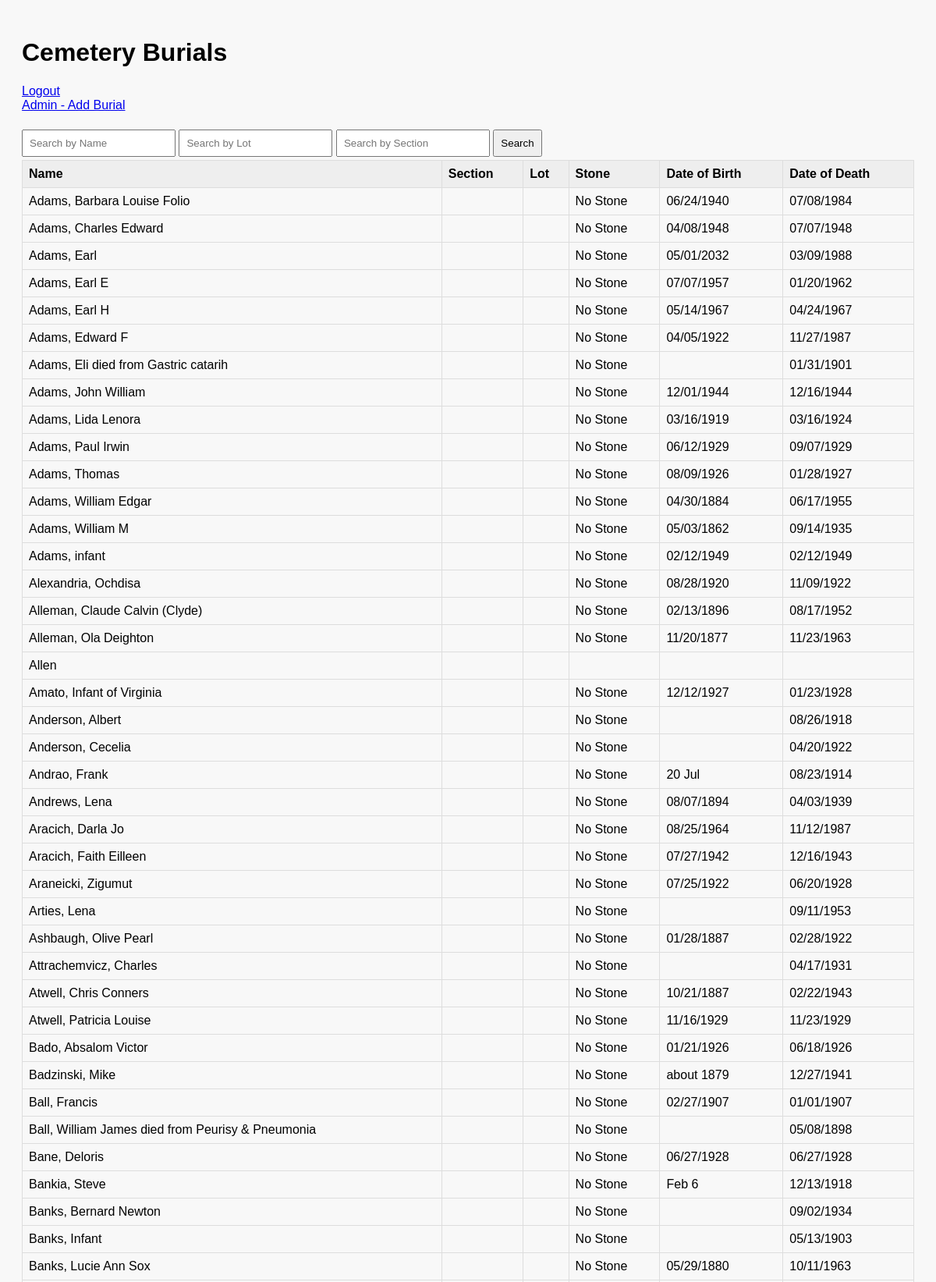
The page / (signed in, upper part) on the database its author committed.
### tables this page shows
CREATE TABLE burials (
        id INTEGER PRIMARY KEY AUTOINCREMENT,
        section TEXT,
        lot TEXT,
        name TEXT,
        dob TEXT,
        dod TEXT,
        stone TEXT,
        notes TEXT,
        direction TEXT
    );

### app.py (the view)
@app.route('/', methods=['GET', 'POST'])
def index():
    if 'logged_in' not in session:
        return redirect(url_for('login'))
    conn = get_db_connection()
    burials = []
    search_name = request.form.get('search_name', '').strip()
    search_section = request.form.get('search_section', '').strip()
    search_lot = request.form.get('search_lot', '').strip()
    query = "SELECT * FROM burials WHERE 1=1"
    params = []
    if search_name:
        query += " AND LOWER(name) LIKE LOWER(?)"
        params.append(f'%{search_name}%')
    if search_section:
        query += " AND LOWER(section) = LOWER(?)"
        params.append(search_section)
    if search_lot:
        query += " AND LOWER(lot) = LOWER(?)"
        params.append(search_lot)
    if request.method == 'POST':
        burials = conn.execute(query, params).fetchall()
    else:
        burials = conn.execute('SELECT * FROM burials LIMIT 100').fetchall()
    conn.close()
    return render_template('index.html', burials=burials, search_name=search_name, search_section=search_section, search_lot=search_lot)

### app.py (called while the page is built)
def get_db_connection():
    conn = sqlite3.connect(DATABASE)
    conn.row_factory = sqlite3.Row
    return conn

### templates/index.html (shortened to what this page needs)
<!doctype html>
<html lang="en">
<head>
    <link rel="stylesheet" href="{{ url_for('static', filename='style.css') }}">
</head>
<body>
    <h1>Cemetery Burials</h1>
    <a href="{{ url_for('logout') }}">Logout</a><br>
    <a href="{{ url_for('admin') }}">Admin - Add Burial</a><br><br>
    <form method="POST">
        <input type="text" name="search_name" placeholder="Search by Name" value="{{ search_name }}">
        <input type="text" name="search_lot" placeholder="Search by Lot" value="{{ search_lot }}">
        <input type="text" name="search_section" placeholder="Search by Section" value="{{ search_section }}">
        <button type="submit">Search</button>
    </form>
    <table>
        <tr>
            <th>Name</th>
            <th>Section</th>
            <th>Lot</th>
            <th>Stone</th>
            <th>Date of Birth</th>
            <th>Date of Death</th>
        </tr>
        {% for burial in burials %}
        <tr>
            <td>{{ burial['name'] }}</td>
            <td>{{ burial['section'] }}</td>
            <td>{{ burial['lot'] }}</td>
            <td>{{ burial['stone'] }}</td>
            <td>{{ burial['dob'] }}</td>
            <td>{{ burial['dod'] }}</td>
        </tr>
        {% endfor %}
    </table>
</body>
</html>

### static/style.css (style rules this page uses)
body { font-family: Arial, sans-serif; padding: 20px; background: #f8f8f8; }
table { width: 100%; border-collapse: collapse; }
table, th, td { border: 1px solid #ddd; }
th, td { padding: 8px; text-align: left; }
th { background-color: #eee; }
input[type=text], input[type=password], button { padding: 8px; margin: 4px 0; }

### rows shown on the page
burials: name "Adams, Barbara Louise Folio", stone "No Stone", dob "06/24/1940", dod "07/08/1984"
burials: name "Adams, Charles Edward", stone "No Stone", dob "04/08/1948", dod "07/07/1948"
burials: name "Adams, Earl", stone "No Stone", dob "05/01/2032", dod "03/09/1988"
burials: name "Adams, Earl E", stone "No Stone", dob "07/07/1957", dod "01/20/1962"
burials: name "Adams, Earl H", stone "No Stone", dob "05/14/1967", dod "04/24/1967"
burials: name "Adams, Edward F", stone "No Stone", dob "04/05/1922", dod "11/27/1987"
burials: name "Adams, Eli died from Gastric catarih", stone "No Stone", dod "01/31/1901"
burials: name "Adams, John William", stone "No Stone", dob "12/01/1944", dod "12/16/1944"
burials: name "Adams, Lida Lenora", stone "No Stone", dob "03/16/1919", dod "03/16/1924"
burials: name "Adams, Paul Irwin", stone "No Stone", dob "06/12/1929", dod "09/07/1929"
burials: name "Adams, Thomas", stone "No Stone", dob "08/09/1926", dod "01/28/1927"
burials: name "Adams, William Edgar", stone "No Stone", dob "04/30/1884", dod "06/17/1955"
burials: name "Adams, William M", stone "No Stone", dob "05/03/1862", dod "09/14/1935"
burials: name "Adams, infant", stone "No Stone", dob "02/12/1949", dod "02/12/1949"
burials: name "Alexandria, Ochdisa", stone "No Stone", dob "08/28/1920", dod "11/09/1922"
burials: name "Alleman, Claude Calvin (Clyde)", stone "No Stone", dob "02/13/1896", dod "08/17/1952"
burials: name "Alleman, Ola Deighton", stone "No Stone", dob "11/20/1877", dod "11/23/1963"
burials: name "Allen"
burials: name "Amato, Infant of Virginia", stone "No Stone", dob "12/12/1927", dod "01/23/1928"
burials: name "Anderson, Albert", stone "No Stone", dod "08/26/1918"
burials: name "Anderson, Cecelia", stone "No Stone", dod "04/20/1922"
burials: name "Andrao, Frank", stone "No Stone", dob "20 Jul", dod "08/23/1914"
burials: name "Andrews, Lena", stone "No Stone", dob "08/07/1894", dod "04/03/1939"
burials: name "Aracich, Darla Jo", stone "No Stone", dob "08/25/1964", dod "11/12/1987"
burials: name "Aracich, Faith Eilleen", stone "No Stone", dob "07/27/1942", dod "12/16/1943"
burials: name "Araneicki, Zigumut", stone "No Stone", dob "07/25/1922", dod "06/20/1928"
burials: name "Arties, Lena", stone "No Stone", dod "09/11/1953"
burials: name "Ashbaugh, Olive Pearl", stone "No Stone", dob "01/28/1887", dod "02/28/1922"
burials: name "Attrachemvicz, Charles", stone "No Stone", dod "04/17/1931"
burials: name "Atwell, Chris Conners", stone "No Stone", dob "10/21/1887", dod "02/22/1943"
burials: name "Atwell, Patricia Louise", stone "No Stone", dob "11/16/1929", dod "11/23/1929"
burials: name "Bado, Absalom Victor", stone "No Stone", dob "01/21/1926", dod "06/18/1926"
burials: name "Badzinski, Mike", stone "No Stone", dob "about 1879", dod "12/27/1941"
burials: name "Ball, Francis", stone "No Stone", dob "02/27/1907", dod "01/01/1907"
burials: name "Ball, William James died from Peurisy & Pneumonia", stone "No Stone", dod "05/08/1898"
burials: name "Bane, Deloris", stone "No Stone", dob "06/27/1928", dod "06/27/1928"
burials: name "Bankia, Steve", stone "No Stone", dob "Feb 6", dod "12/13/1918"
burials: name "Banks, Bernard Newton", stone "No Stone", dod "09/02/1934"
burials: name "Banks, Infant", stone "No Stone", dod "05/13/1903"
burials: name "Banks, Lucie Ann Sox", stone "No Stone", dob "05/29/1880", dod "10/11/1963"
